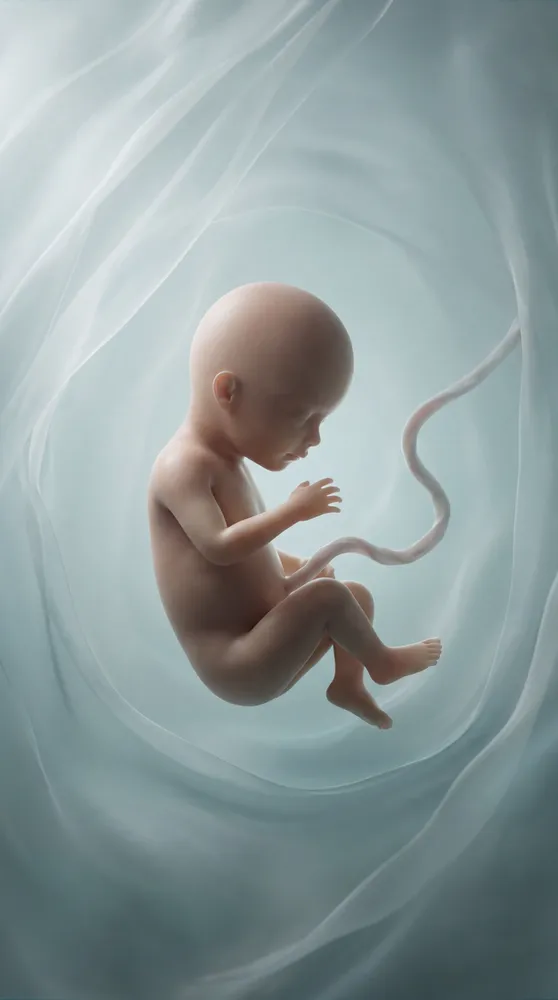
#> input picture fetal-growth-explorer/reference/north-star.webp, 558 x 1000 px, shrunk from 1116 x 2000 before the run
$ python fit_reference_mask.py
#> lines starting #> are read from the running program, lines starting #| are printed output that depends on the picture; after the words box and inside, x2 and y2 are one past the last pixel; in counts of white or black regions, pixels touching at a corner belong together
"""Segment the fetus in the north-star reference (run once).

The skin is warmer than everything else in the frame (R - B > 0 while the
backdrop, membranes and cord sit near or below zero). A strict threshold
finds the body, a looser one near it recovers the cool rim-lit edge. The
mask drives the silhouette fit of the posed body (fge.mhbody).

    python fit_reference_mask.py
"""

from pathlib import Path

import numpy as np
from PIL import Image
from scipy import ndimage as nd

ROOT = Path(__file__).resolve().parents[2]
REF = ROOT / "reference" / "north-star.webp"
OUT = ROOT / "blender" / "lookdev" / "reference_mask.png"


def largest(mask):
    lab, n = nd.label(mask)
    sizes = nd.sum(mask, lab, range(1, n + 1))
    return lab == (np.argmax(sizes) + 1)


def main():
    im = np.asarray(Image.open(REF).convert("RGB")).astype(float)
    warm = im[..., 0] - im[..., 2]
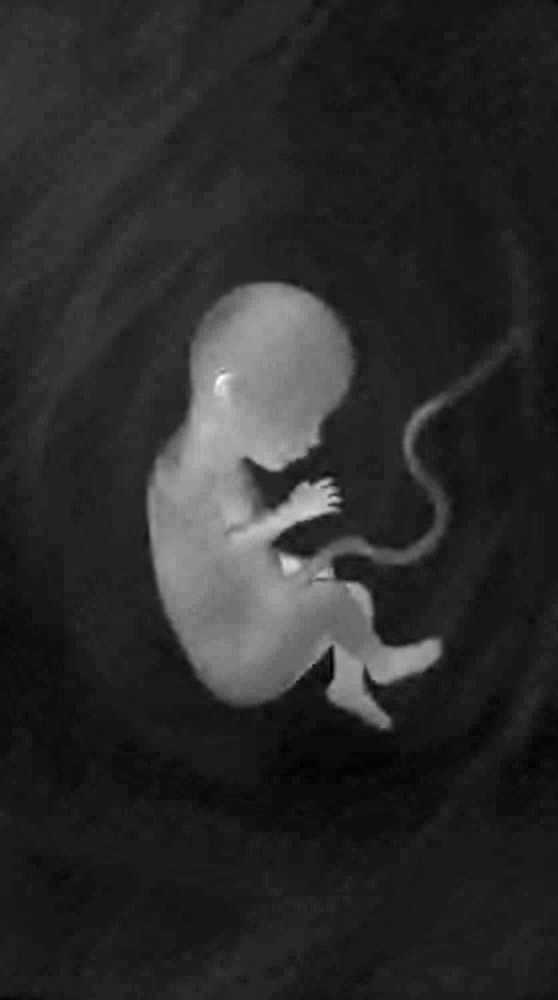
#> warm: shape (1000, 558) float64; min -35, max 85, mean -14.5; drawn with min black and max white
    core = largest(nd.binary_opening(warm > 12, iterations=2))
#> in largest, `lab, n = nd.label(mask)`:
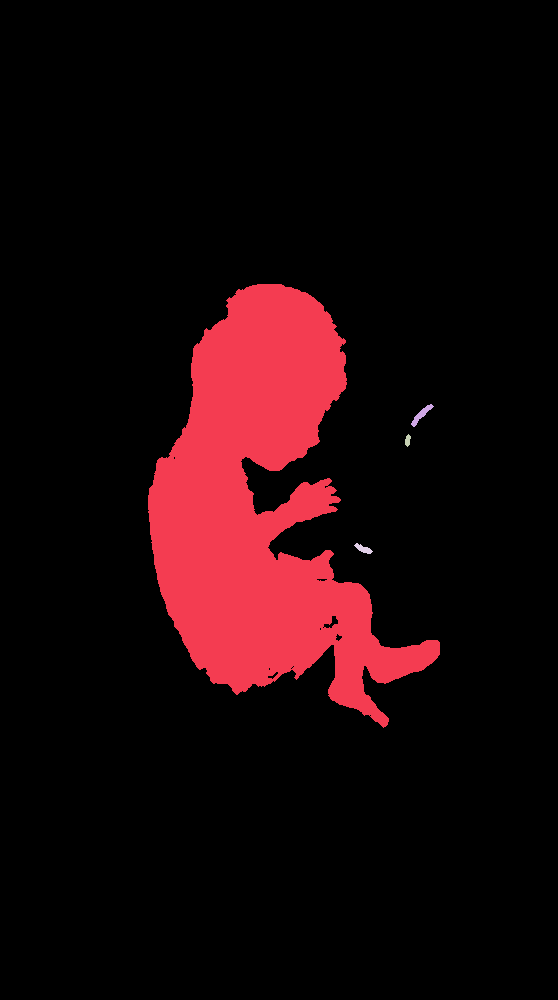
#> lab: shape (1000, 558) int32; 5 distinct labels, from 0 to 4; one colour per label, 0 black
#> in largest, `lab, n = nd.label(mask)`: n = 4
#> in largest, `lab, n = nd.label(mask)`:
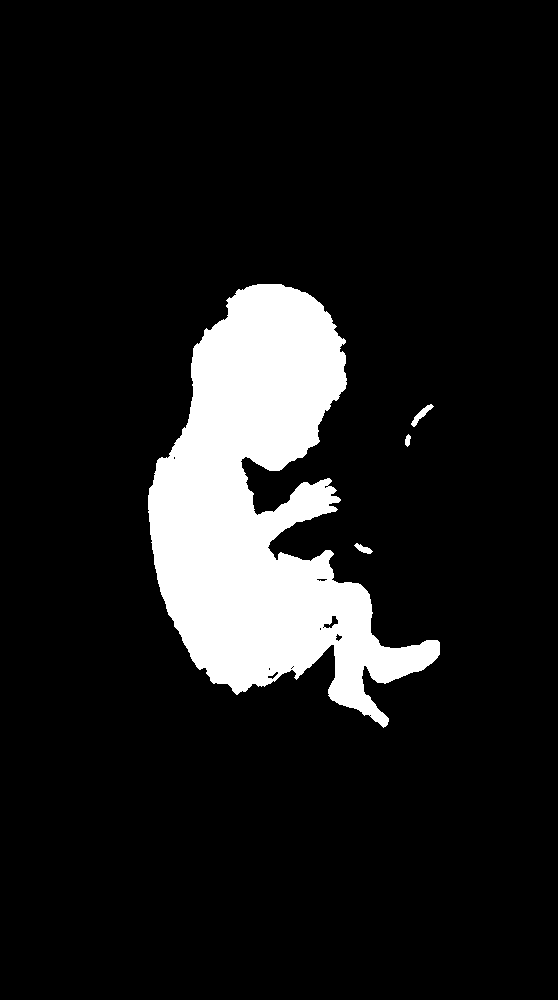
#> mask: shape (1000, 558) bool; 11.1% white; 4 white regions, box (x1, y1, x2, y2) and area: (148, 284, 440, 728) 61590, (411, 404, 434, 427) 157, (354, 543, 373, 554) 99, (405, 434, 411, 447) 53
#> in largest, `sizes = nd.sum(mask, lab, range(1, n + 1))`: sizes = [61590, 157, 53, 99]
#> in largest, `return lab == (np.argmax(sizes) + 1)`: returned value: shape (1000, 558) bool; 11% white; 1 white region, box (x1, y1, x2, y2) and area: (148, 284, 440, 728) 61590
    core = nd.binary_fill_holes(nd.binary_closing(core, iterations=4))
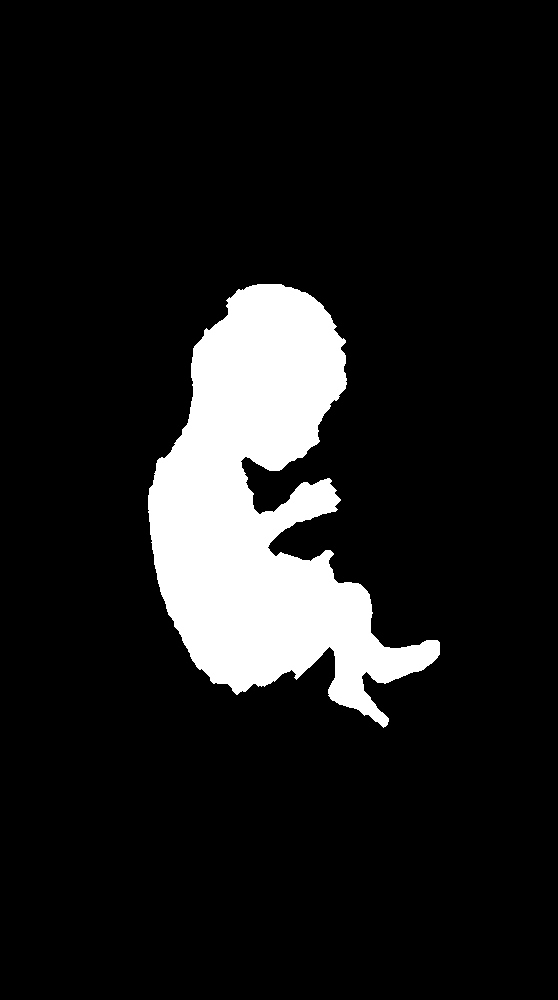
#> core: shape (1000, 558) bool; 11.1% white; 1 white region, box (x1, y1, x2, y2) and area: (148, 284, 440, 728) 61980
    mask = (warm > -7) & nd.binary_dilation(core, iterations=22)
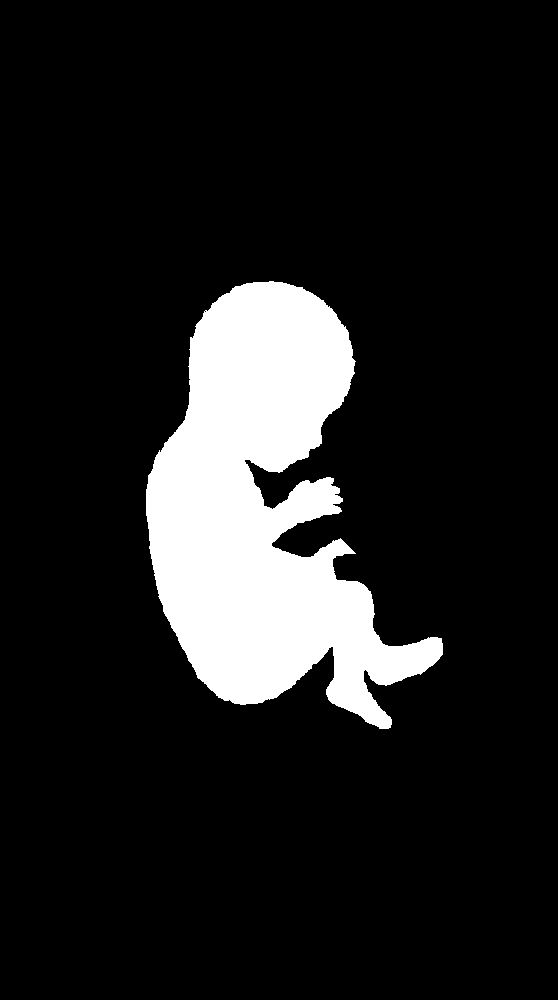
#> mask: shape (1000, 558) bool; 12.4% white; 1 white region, box (x1, y1, x2, y2) and area: (146, 281, 443, 729) 69236
    mask = largest(nd.binary_opening(mask, iterations=3))
#> in largest (call 2), `lab, n = nd.label(mask)`: lab: shape (1000, 558) int32; values 0 (black) and 1 (white), 12.4% white; 1 white region, box (x1, y1, x2, y2) and area: (146, 281, 443, 729) 69099
    mask = nd.binary_fill_holes(nd.binary_closing(mask, iterations=3))
#> mask: shape (1000, 558) bool; 12.4% white; 1 white region, box (x1, y1, x2, y2) and area: (146, 281, 443, 729) 69202
    # the loose threshold also takes in the rim-lit glow just outside the skin:
    # measured against the rendered body's alpha, the outline sits ~4 px wide
    mask = nd.binary_erosion(mask, iterations=4)
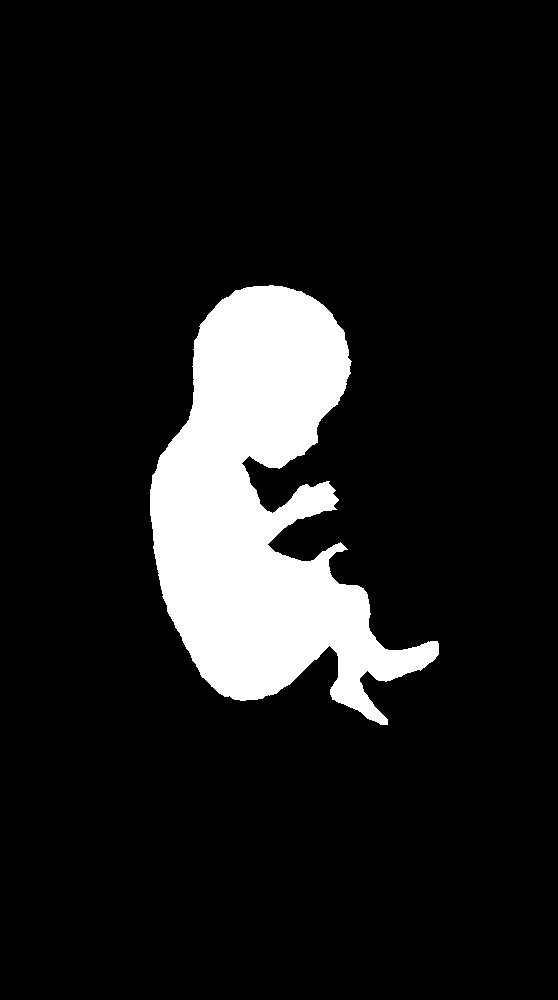
#> mask: shape (1000, 558) bool; 11.3% white; 1 white region, box (x1, y1, x2, y2) and area: (150, 285, 439, 725) 62958
    Image.fromarray((mask * 255).astype(np.uint8)).save(OUT)
    print(f"[fge] wrote {OUT} ({mask.mean():.1%} of frame)")
#| [fge] wrote fetal-growth-explorer/blender/lookdev/reference_mask.png (11.3% of frame)


if __name__ == "__main__":
    main()
